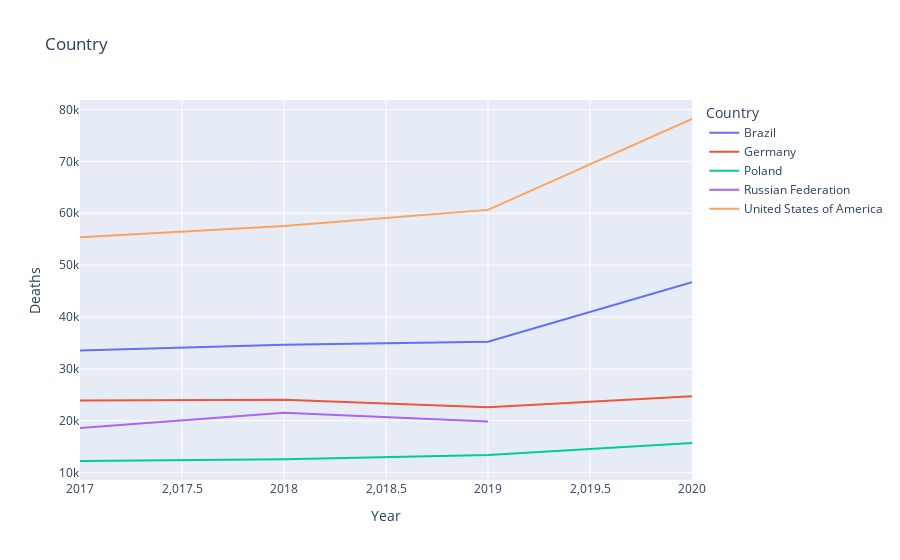

Notebook code cell kept with this figure:
### Code cell
# filter for years of interest
years_of_interest = [2017, 2018, 2019, 2020]
filtered_data = substance_trend_by_country[substance_trend_by_country['Year'].isin(years_of_interest)] 

#Sum of total deaths by country
country_death_totals = filtered_data.groupby('Country')['Deaths'].sum().reset_index()

# Top 5 by death count
top_5_countries = country_death_totals.nlargest(5, 'Deaths')['Country']

# filtered data
filtered_data_top_5 = filtered_data[filtered_data['Country'].isin(top_5_countries)]

# Plotting
fig = px.line(filtered_data_top_5, x='Year', y='Deaths', color='Country',
              title='Top 5 substance-related Deaths (2017 - 2020)',
              labels={'Deaths': 'Number of Deaths'})

fig.update_layout(xaxis_title="Year", yaxis_title='Deaths', title="Country")
fig.show()

### Figure 1 — Plotly figure (JSON) as saved in the notebook; plotly's stock layout.template omitted (floating-point values rounded to 4 significant figures)
{"data": [{"hovertemplate": "Country=Brazil<br>Year=%{x}<br>Number of Deaths=%{y}<extra></extra>", "legendgroup": "Brazil", "line": {"color": "#636efa", "dash": "solid"}, "marker": {"symbol": "circle"}, "mode": "lines", "name": "Brazil", "orientation": "v", "showlegend": true, "type": "scatter", "x": [2017, 2018, 2019, 2020], "xaxis": "x", "y": [33524, 34652, 35216, 46708], "yaxis": "y"}, {"hovertemplate": "Country=Germany<br>Year=%{x}<br>Number of Deaths=%{y}<extra></extra>", "legendgroup": "Germany", "line": {"color": "#EF553B", "dash": "solid"}, "marker": {"symbol": "circle"}, "mode": "lines", "name": "Germany", "orientation": "v", "showlegend": true, "type": "scatter", "x": [2017, 2018, 2019, 2020], "xaxis": "x", "y": [23884, 24036, 22600, 24708], "yaxis": "y"}, {"hovertemplate": "Country=Poland<br>Year=%{x}<br>Number of Deaths=%{y}<extra></extra>", "legendgroup": "Poland", "line": {"color": "#00cc96", "dash": "solid"}, "marker": {"symbol": "circle"}, "mode": "lines", "name": "Poland", "orientation": "v", "showlegend": true, "type": "scatter", "x": [2017, 2018, 2019, 2020], "xaxis": "x", "y": [12232, 12552, 13388, 15724], "yaxis": "y"}, {"hovertemplate": "Country=Russian Federation<br>Year=%{x}<br>Number of Deaths=%{y}<extra></extra>", "legendgroup": "Russian Federation", "line": {"color": "#ab63fa", "dash": "solid"}, "marker": {"symbol": "circle"}, "mode": "lines", "name": "Russian Federation", "orientation": "v", "showlegend": true, "type": "scatter", "x": [2017, 2018, 2019], "xaxis": "x", "y": [18604, 21548, 19832], "yaxis": "y"}, {"hovertemplate": "Country=United States of America<br>Year=%{x}<br>Number of Deaths=%{y}<extra></extra>", "legendgroup": "United States of America", "line": {"color": "#FFA15A", "dash": "solid"}, "marker": {"symbol": "circle"}, "mode": "lines", "name": "United States of America", "orientation": "v", "showlegend": true, "type": "scatter", "x": [2017, 2018, 2019, 2020], "xaxis": "x", "y": [55356, 57560, 60652, 78176], "yaxis": "y"}], "layout": {"autosize": true, "legend": {"title": {"text": "Country"}, "tracegroupgap": 0}, "title": {"text": "Country"}, "xaxis": {"anchor": "y", "autorange": true, "domain": [0, 1], "range": [2017, 2020], "title": {"text": "Year"}, "type": "linear"}, "yaxis": {"anchor": "x", "autorange": true, "domain": [0, 1], "range": [8568.0, 81840.0], "title": {"text": "Deaths"}, "type": "linear"}}}
